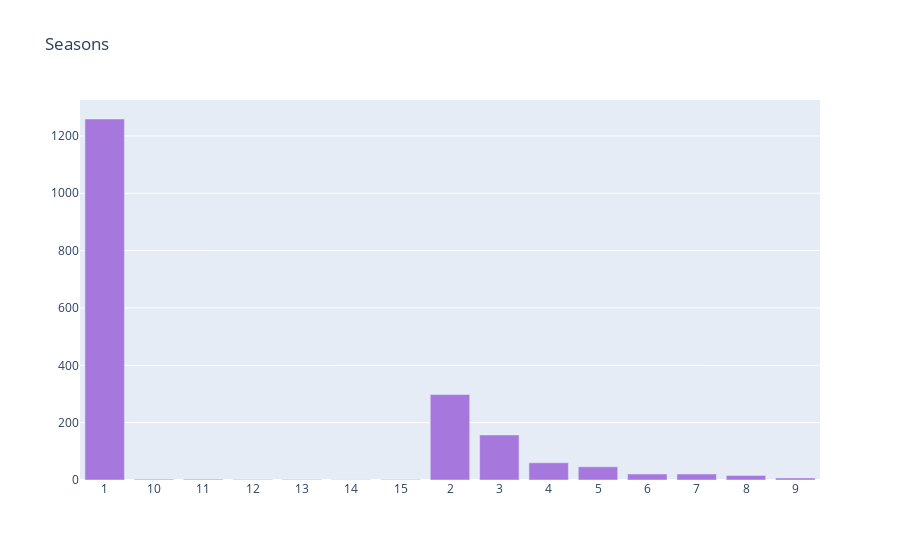

Source (notebook cell):
### Code cell
col = 'season_count'
vc1 = d1[col].value_counts().reset_index()
vc1 = vc1.rename(columns = {col : "count", "index" : col})
vc1['percent'] = vc1['count'].apply(lambda x : 100*x/sum(vc1['count']))
vc1 = vc1.sort_values(col)

trace1 = go.Bar(x=vc1[col], y=vc1["count"], name="TV Shows", marker=dict(color="#a678de"))
data = [trace1]
layout = go.Layout(title="Seasons", legend=dict(x=0.1, y=1.1, orientation="h"))
fig = go.Figure(data, layout=layout)
fig.show()

### Figure 1 — Plotly figure (JSON) as saved in the notebook; plotly's stock layout.template omitted (floating-point values rounded to 4 significant figures)
{"data": [{"marker": {"color": "#a678de"}, "name": "TV Shows", "type": "bar", "x": ["1", "10", "11", "12", "13", "14", "15", "2", "3", "4", "5", "6", "7", "8", "9"], "y": [1259, 3, 3, 2, 2, 1, 2, 298, 157, 60, 46, 21, 21, 16, 7]}], "layout": {"legend": {"orientation": "h", "x": 0.1, "y": 1.1}, "title": {"text": "Seasons"}}}
